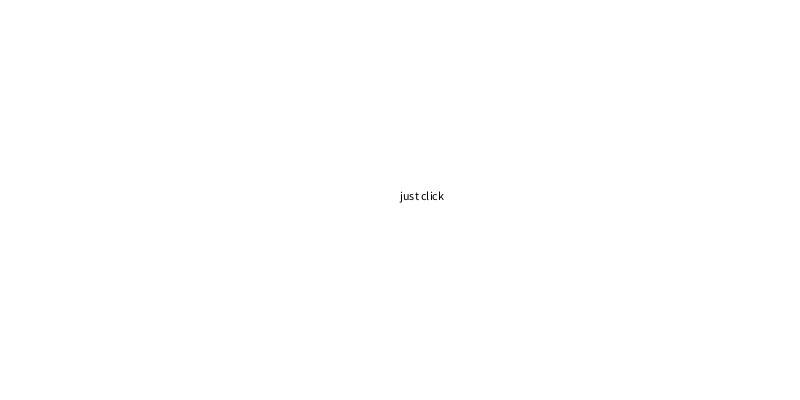
Frame 1 (no input)
Frame 60 (the mouse pressed at the canvas centre just before this capture): identical to frame 1, image omitted
Frame 120 (the mouse held since frame 60 and released just before this capture): identical to frame 1, image omitted

The Processing sketch that drew this single still picture (run headless with seeded random() and noise(); from frame 60 on, the mouse is pressed at the canvas centre):

// Processing sketch: processing_132144
// ── processing_132144.pde

void setup() {
 size(800,400);
  background(255);
  smooth();
  fill(0);
  text("just click",width/2, height/2);
  noStroke();
    
}
 
 
void draw() {
}
 
void mousePressed() {
  background(255);
  int quantos=10;
  for (int i= 0; i<quantos/2; i++) {
    noStroke();
    //stroke(100);
    fill(round(random(1))*255);
    float tam=width/2-(i*width/quantos);
    ellipse(width/4, height/2, tam, tam);
    fill(round(random(1))*255);
    ellipse(2*width/4, height/2, tam, tam);
    fill(round(random(1))*255);
    ellipse(3*width/4, height/2, tam, tam);
  }
}
